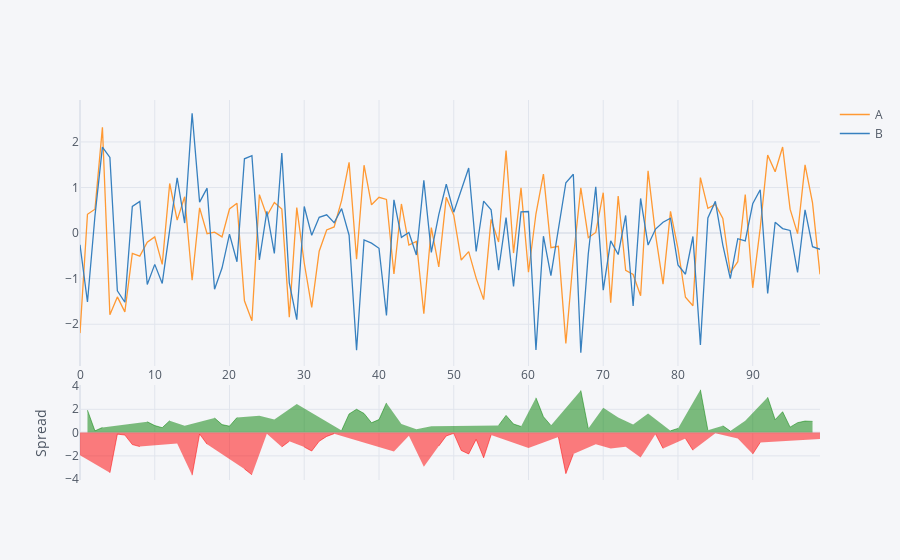

The notebook cell saved with this chart:
### Markdown cell above
## spread plot

### Code cell
#used for markets, plots data linearly and their spread (range)

df[['A','B']].iplot(kind='spread')

### Figure 1 — Plotly figure (JSON) as saved in the notebook; plotly's stock layout.template omitted (floating-point values rounded to 4 significant figures)
{"data": [{"line": {"color": "rgba(255, 153, 51, 1.0)", "dash": "solid", "shape": "linear", "width": 1.3}, "mode": "lines", "name": "A", "text": "", "type": "scatter", "x": [0, 1, 2, 3, 4, 5, 6, 7, 8, 9, 10, 11, 12, 13, 14, 15, 16, 17, 18, 19, 20, 21, 22, 23, 24, 25, 26, 27, 28, 29, 30, 31, 32, 33, 34, 35, 36, 37, 38, 39, 40, 41, 42, 43, 44, 45, 46, 47, 48, 49, 50, 51, 52, 53, 54, 55, 56, 57, 58, 59, 60, 61, 62, 63, 64, 65, 66, 67, 68, 69, 70, 71, 72, 73, 74, 75, 76, 77, 78, 79, 80, 81, 82, 83, 84, 85, 86, 87, 88, 89, 90, 91, 92, 93, 94, 95, 96, 97, 98, 99], "y": [-2.195, 0.413, 0.5238, 2.322, -1.792, -1.4, -1.73, -0.4439, -0.5053, -0.2015, -0.08352, -0.6855, 1.089, 0.2856, 0.798, -1.034, 0.553, -0.0117, 0.02144, -0.08236, 0.5292, 0.6552, -1.486, -1.924, 0.8448, 0.3759, 0.6714, 0.5293, -1.844, 0.5584, -0.6563, -1.632, -0.3984, 0.06916, 0.1353, 0.7185, 1.554, -0.5715, 1.49, 0.6217, 0.7866, 0.7379, -0.8985, 0.6398, -0.2632, -0.1847, -1.767, 0.1217, -0.7436, 0.7843, 0.3917, -0.591, -0.4063, -0.9881, -1.46, 0.3024, -0.1955, 1.813, -0.4382, 0.9923, -0.86, 0.4246, 1.293, -0.3197, -0.2902, -2.42, -0.5532, 0.992, -0.1007, 0.01347, 0.887, -1.53, 0.8146, -0.819, -0.9098, -1.375, 1.367, -0.04048, -1.121, 0.4768, -0.3418, -1.409, -1.595, 1.22, 0.5446, 0.6313, 0.32, -0.8705, -0.6279, 0.844, -1.201, 0.103, 1.712, 1.345, 1.89, 0.5246, -0.01028, 1.498, 0.6628, -0.9058]}, {"line": {"color": "rgba(55, 128, 191, 1.0)", "dash": "solid", "shape": "linear", "width": 1.3}, "mode": "lines", "name": "B", "text": "", "type": "scatter", "x": [0, 1, 2, 3, 4, 5, 6, 7, 8, 9, 10, 11, 12, 13, 14, 15, 16, 17, 18, 19, 20, 21, 22, 23, 24, 25, 26, 27, 28, 29, 30, 31, 32, 33, 34, 35, 36, 37, 38, 39, 40, 41, 42, 43, 44, 45, 46, 47, 48, 49, 50, 51, 52, 53, 54, 55, 56, 57, 58, 59, 60, 61, 62, 63, 64, 65, 66, 67, 68, 69, 70, 71, 72, 73, 74, 75, 76, 77, 78, 79, 80, 81, 82, 83, 84, 85, 86, 87, 88, 89, 90, 91, 92, 93, 94, 95, 96, 97, 98, 99], "y": [-0.2551, -1.513, 0.3758, 1.886, 1.663, -1.266, -1.517, 0.5852, 0.6965, -1.128, -0.6864, -1.104, 0.07098, 1.215, 0.2203, 2.63, 0.6799, 0.9861, -1.232, -0.7666, -0.02286, -0.6295, 1.631, 1.7, -0.5905, 0.4779, -0.4461, 1.758, -1.092, -1.899, 0.5844, -0.04823, 0.3464, 0.4001, 0.2284, 0.5378, -0.04679, -2.572, -0.1512, -0.2195, -0.3325, -1.81, 0.7289, -0.0944, 0.01254, -0.4814, 1.158, -0.4249, 0.4071, 1.072, 0.4588, 0.9438, 1.43, -0.4039, 0.7027, 0.5104, -0.8124, 0.3384, -1.171, 0.466, 0.4742, -2.565, -0.06782, -0.9328, 0.08937, 1.105, 1.293, -2.625, -0.4563, 1.018, -1.253, -0.1717, -0.4699, 0.3874, -1.6, 0.7609, -0.2617, 0.08827, 0.2379, 0.3275, -0.6998, -0.9028, -0.07465, -2.458, 0.334, 0.696, -0.2632, -0.9981, -0.1234, -0.1711, 0.643, 0.9524, -1.324, 0.2372, 0.09924, 0.05749, -0.8615, 0.5099, -0.2992, -0.3551]}, {"connectgaps": false, "fill": "tozeroy", "line": {"color": "green", "dash": "solid", "shape": "linear", "width": 0.5}, "mode": "lines", "name": "Spread", "showlegend": false, "type": "scatter", "x": [0, 1, 2, 3, 4, 5, 6, 7, 8, 9, 10, 11, 12, 13, 14, 15, 16, 17, 18, 19, 20, 21, 22, 23, 24, 25, 26, 27, 28, 29, 30, 31, 32, 33, 34, 35, 36, 37, 38, 39, 40, 41, 42, 43, 44, 45, 46, 47, 48, 49, 50, 51, 52, 53, 54, 55, 56, 57, 58, 59, 60, 61, 62, 63, 64, 65, 66, 67, 68, 69, 70, 71, 72, 73, 74, 75, 76, 77, 78, 79, 80, 81, 82, 83, 84, 85, 86, 87, 88, 89, 90, 91, 92, 93, 94, 95, 96, 97, 98, 99], "xaxis": "x2", "y": ["", 1.926, 0.148, 0.4359, "", "", "", "", "", 0.9264, 0.6028, 0.419, 1.018, "", 0.5777, "", "", "", 1.253, 0.6842, 0.5521, 1.285, "", "", 1.435, "", 1.117, "", "", 2.458, "", "", "", "", "", 0.1808, 1.601, 2.0, 1.642, 0.8413, 1.119, 2.548, "", 0.7342, "", 0.2967, "", 0.5466, "", "", "", "", "", "", "", "", 0.6169, 1.474, 0.7329, 0.5263, "", 2.99, 1.361, 0.6131, "", "", "", 3.617, 0.3556, "", 2.14, "", 1.285, "", 0.69, "", 1.629, "", "", 0.1493, 0.358, "", "", 3.677, 0.2105, "", 0.5832, 0.1276, "", 1.015, "", "", 3.036, 1.108, 1.79, 0.4671, 0.8512, 0.9885, 0.962, ""], "yaxis": "y2"}, {"connectgaps": false, "fill": "tozeroy", "line": {"color": "red", "dash": "solid", "shape": "linear", "width": 0.5}, "mode": "lines", "name": "Spread", "showlegend": false, "type": "scatter", "x": [0, 1, 2, 3, 4, 5, 6, 7, 8, 9, 10, 11, 12, 13, 14, 15, 16, 17, 18, 19, 20, 21, 22, 23, 24, 25, 26, 27, 28, 29, 30, 31, 32, 33, 34, 35, 36, 37, 38, 39, 40, 41, 42, 43, 44, 45, 46, 47, 48, 49, 50, 51, 52, 53, 54, 55, 56, 57, 58, 59, 60, 61, 62, 63, 64, 65, 66, 67, 68, 69, 70, 71, 72, 73, 74, 75, 76, 77, 78, 79, 80, 81, 82, 83, 84, 85, 86, 87, 88, 89, 90, 91, 92, 93, 94, 95, 96, 97, 98, 99], "xaxis": "x2", "y": [-1.94, "", "", "", -3.454, -0.1339, -0.2123, -1.029, -1.202, "", "", "", "", -0.9296, "", -3.664, -0.1269, -0.9978, "", "", "", "", -3.117, -3.624, "", -0.102, "", -1.228, -0.7515, "", -1.241, -1.583, -0.7447, -0.331, -0.09304, "", "", "", "", "", "", "", -1.627, "", -0.2757, "", -2.925, "", -1.151, -0.2874, -0.06709, -1.535, -1.837, -0.5842, -2.162, -0.208, "", "", "", "", -1.334, "", "", "", -0.3795, -3.525, -1.846, "", "", -1.005, "", -1.358, "", -1.206, "", -2.136, "", -0.1287, -1.359, "", "", -0.5062, -1.52, "", "", -0.06469, "", "", -0.5045, "", -1.844, -0.8494, "", "", "", "", "", "", "", -0.5507], "yaxis": "y2"}], "layout": {"hovermode": "x", "legend": {"bgcolor": "#F5F6F9", "font": {"color": "#4D5663"}}, "paper_bgcolor": "#F5F6F9", "plot_bgcolor": "#F5F6F9", "title": {"font": {"color": "#4D5663"}}, "xaxis": {"gridcolor": "#E1E5ED", "showgrid": true, "tickfont": {"color": "#4D5663"}, "title": {"font": {"color": "#4D5663"}, "text": ""}, "zerolinecolor": "#E1E5ED"}, "xaxis2": {"anchor": "y2", "gridcolor": "#E1E5ED", "showgrid": true, "showticklabels": false, "tickfont": {"color": "#4D5663"}, "title": {"font": {"color": "#4D5663"}, "text": ""}, "zerolinecolor": "#E1E5ED"}, "yaxis": {"domain": [0.3, 1], "gridcolor": "#E1E5ED", "showgrid": true, "tickfont": {"color": "#4D5663"}, "title": {"font": {"color": "#4D5663"}, "text": ""}, "zerolinecolor": "#E1E5ED"}, "yaxis2": {"domain": [0, 0.25], "gridcolor": "#E1E5ED", "showgrid": true, "tickfont": {"color": "#4D5663"}, "title": {"font": {"color": "#4D5663"}, "text": "Spread"}, "zerolinecolor": "#E1E5ED"}}}
